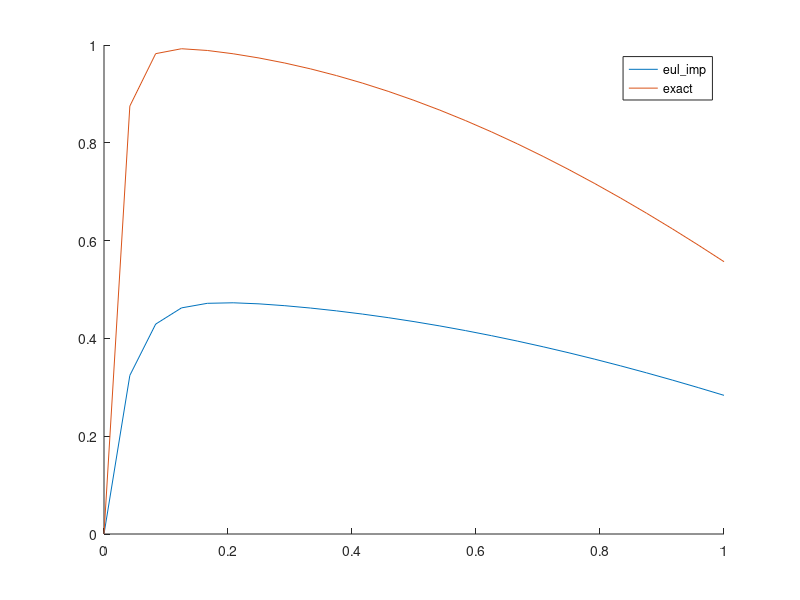

Source code (MATLAB):
% Datos iniciales
mu = 50;
intervalo = [0, 1];
x0 = 0;
exact = @(t) (mu^2 / (1 + mu^2)) * (cos(t) - exp(-mu .* t) + sin(t) / mu);
N = 24;

% Aplicamos el metodo de Euler implicito
dim = size(x0, 1);
h = (intervalo(2) - intervalo(1)) / N;
t = intervalo(1): h: intervalo(2);

x = zeros(1, N + 1);
x(:, 1) = x0;
for i = 1:N
    x(:, i + 1) = (x(:, i) + cos(t(i))) / (1 + h * mu);
end
t = t(:);  % Convertimos t en vector columna del tipo (N+1, 1)
x = transpose(x);

% Representamos graficamente el resultado junto con la solucion exacta
hold on
plot(t, x)
plot(t, exact(t))
legend('eul\_imp', 'exact')